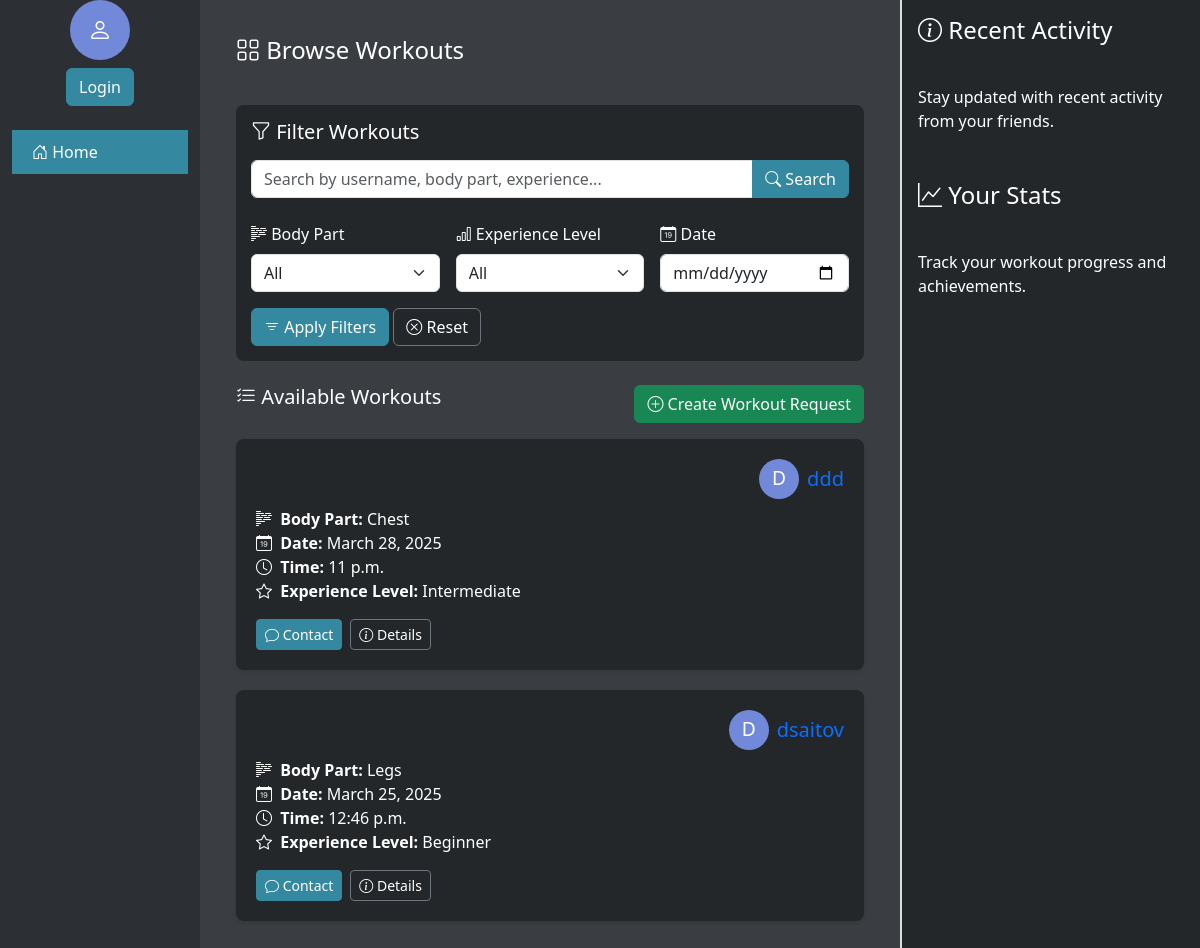
The page / on the database its author committed.
### main/models.py (models this page shows, shortened)
class WorkoutRequest(models.Model):
    user = models.ForeignKey(settings.AUTH_USER_MODEL, on_delete=models.CASCADE, related_name="workout_requests")
    date = models.DateField()
    time = models.TimeField()
    body_part = models.CharField(max_length=100)
    experience_level = models.CharField(max_length=50, choices=[('Beginner', 'Beginner'), ('Intermediate', 'Intermediate'), ('Advanced', 'Advanced')])
    created_at = models.DateTimeField(auto_now_add=True)

class User(AbstractUser):
    name = models.CharField(max_length=200, null=True)
    email = models.EmailField(unique=True, null=True)
    bio = models.TextField(null=True)
    avatar = models.ImageField(null=True, default="avatar.svg")
    profile_picture = models.ImageField(upload_to='profile_images/', null=True, blank=True)
    groups = models.ManyToManyField(
        'auth.Group',
        related_name='main_user_set',
        blank=True,
        help_text='The groups this user belongs to.',
        verbose_name='groups',
    )
    user_permissions = models.ManyToManyField(
        'auth.Permission',
        related_name='main_user_set',
        blank=True,
        help_text='Specific permissions for this user.',
        verbose_name='user permissions',
    )
    USERNAME_FIELD = 'email'
    REQUIRED_FIELDS = ['username']  # Username is required for AbstractUser
    class Meta:
        app_label = 'main'
        db_table = 'main_user'

### main/views.py (the view)
# urls.py: path('', views.index, name='index'),
def index(request):
    workout_requests = WorkoutRequest.objects.all().order_by('-created_at')
    body_part = request.GET.get('body_part')
    experience_level = request.GET.get('experience_level')
    date = request.GET.get('date')
    search_query = request.GET.get('search')
    if body_part and body_part != 'All':
        workout_requests = workout_requests.filter(body_part=body_part)
    if experience_level and experience_level != 'All':
        workout_requests = workout_requests.filter(experience_level=experience_level)
    if date:
        workout_requests = workout_requests.filter(date=date)
    if search_query:
        workout_requests = workout_requests.filter(
            Q(user__username__icontains=search_query) |
            Q(body_part__icontains=search_query) |
            Q(experience_level__icontains=search_query)
        )
    return render(request, 'index.html', {'workout_requests': workout_requests})

### templates/index.html (shortened to what this page needs)
<!DOCTYPE html>
<html lang="en">
<head>
    <link href="https://cdn.jsdelivr.net/npm/bootstrap@5.3.0/dist/css/bootstrap.min.css" rel="stylesheet">
    <link rel="stylesheet" href="https://cdn.jsdelivr.net/npm/bootstrap-icons@1.10.0/font/bootstrap-icons.css">
</head>
<body>
    <div class="container-fluid">
        <div class="row">
            <div class="col-2">
                {% include 'partials/sidebar.html' %}
            </div>
            <div class="col-7 center-column">
                <h4 class="p-3"><i class="bi bi-grid"></i> Browse Workouts</h4>
                <div class="p-3">
                    <div class="filter-section mb-4">
                        <h5 class="mb-3"><i class="bi bi-funnel"></i> Filter Workouts</h5>
                        <form class="row g-3" method="GET">
                            <div class="col-md-12 mb-2">
                                <div class="input-group">
                                    <input type="text" class="form-control" placeholder="Search by username, body part, experience..." name="search" value="{{ request.GET.search|default:'' }}">
                                    <button class="btn btn-primary" type="submit">
                                        <i class="bi bi-search"></i> Search
                                    </button>
                                </div>
                            </div>
                            <div class="col-md-4">
                                <label class="form-label"><i class="bi bi-body-text"></i> Body Part</label>
                                <select class="form-select" name="body_part">
                                    <option value="All" {% if request.GET.body_part == "All" or not request.GET.body_part %}selected{% endif %}>All</option>
                                </select>
                            </div>
                            <div class="col-md-4">
                                <label class="form-label"><i class="bi bi-bar-chart"></i> Experience Level</label>
                                <select class="form-select" name="experience_level">
                                    <option value="All" {% if request.GET.experience_level == "All" or not request.GET.experience_level %}selected{% endif %}>All</option>
                                </select>
                            </div>
                            <div class="col-md-4">
                                <label class="form-label"><i class="bi bi-calendar-date"></i> Date</label>
                                <input type="date" class="form-control" name="date" value="{{ request.GET.date|default:'' }}">
                            </div>
                            <div class="col-12 mt-3">
                                <button type="submit" class="btn btn-primary">
                                    <i class="bi bi-filter"></i> Apply Filters
                                </button>
                                <a href="{% url 'index' %}" class="btn btn-outline-secondary">
                                    <i class="bi bi-x-circle"></i> Reset
                                </a>
                            </div>
                        </form>
                    </div>
                    <div class="d-flex justify-content-between mb-3">
                        <h5><i class="bi bi-list-check"></i> Available Workouts</h5>
                        <a href="{% url 'create_workout_request' %}" class="btn btn-success">
                            <i class="bi bi-plus-circle"></i> Create Workout Request
                        </a>
                    </div>
                    {% for request in workout_requests %}
                        <div class="workout-card">
                            <div class="d-flex align-items-center mb-2">
                                {% if request.user.profile_picture %}
                                    <img src="{{ request.user.profile_picture.url }}" alt="{{ request.user.username }}" class="rounded-circle me-2" style="width: 40px; height: 40px; object-fit: cover;">
                                {% else %}
                                    <div class="profile-circle me-2" style="width: 40px; height: 40px; font-size: 1.2rem;">
                                        {{ request.user.username.0|upper }}
                                    </div>
                                {% endif %}
                                <h5 class="mb-0">
                                    <a href="{% url 'profile' username=request.user.username %}" class="text-decoration-none">
                                        {{ request.user.username }}
                                    </a>
                                </h5>
                            </div>
                            <p class="mb-1">
                                <i class="bi bi-body-text me-1"></i> <strong>Body Part:</strong> {{ request.body_part }}<br>
                                <i class="bi bi-calendar-date me-1"></i> <strong>Date:</strong> {{ request.date }}<br>
                                <i class="bi bi-clock me-1"></i> <strong>Time:</strong> {{ request.time }}<br>
                                <i class="bi bi-star me-1"></i> <strong>Experience Level:</strong> {{ request.experience_level }}
                            </p>
                            <div class="d-flex mt-3">
                                {% if request.user == user %}
                                    <a href="{% url 'edit_workout_request' workout_id=request.id %}" class="btn btn-sm btn-warning me-2">
                                        <i class="bi bi-pencil"></i> Edit
                                    </a>
                                    <a href="{% url 'delete_workout_request' workout_id=request.id %}" class="btn btn-sm btn-danger me-2">
                                        <i class="bi bi-trash"></i> Delete
                                    </a>
                                {% else %}
                                    <a href="{% url 'conversation' username=request.user.username %}" class="btn btn-sm btn-primary me-2">
                                        <i class="bi bi-chat"></i> Contact
                                    </a>
                                {% endif %}
                                <button class="btn btn-sm btn-outline-secondary">
                                    <i class="bi bi-info-circle"></i> Details
                                </button>
                            </div>
                        </div>
                    {% empty %}
                        <div class="text-center py-5">
                            <i class="bi bi-calendar2-x" style="font-size: 3rem; color: #ccc;"></i>
                            <p class="mt-3">No workout requests available.</p>
                            <a href="{% url 'create_workout_request' %}" class="btn btn-primary mt-2">Create your first request</a>
                        </div>
                    {% endfor %}
                </div>
            </div>
            <div class="col-3 right-column">
                <div class="right-top">
                    <h4 class="p-3"><i class="bi bi-info-circle"></i> Recent Activity</h4>
                    <div class="p-3">
                        <p>Stay updated with recent activity from your friends.</p>
                    </div>
                </div>
                <div class="right-bottom">
                    <h4 class="p-3"><i class="bi bi-graph-up"></i> Your Stats</h4>
                    <div class="p-3">
                        <p>Track your workout progress and achievements.</p>
                    </div>
                </div>
            </div>
        </div>
    </div>
</body>
</html>

### templates/index.html (style rules this page uses)
body { background-color: #2C2F33; color: #ffffff; }
.center-column { background-color: #3A3D42; color: #ffffff; min-height: 100vh; padding: 20px; }
.right-column { background-color: #23272A; color: #ffffff; min-height: 100vh; border-left: 2px solid #ddd; padding: 0; }
.btn-primary, .nav-link.active { background-color: #3488A0; border-color: #3488A0; }
.btn-primary, .btn-outline-secondary, .btn-success, .btn-warning, .btn-danger, .btn-primary:hover, .btn-outline-secondary:hover { color: #ffffff !important; }
.profile-circle { background-color: #007bff; color: white; border-radius: 50%; display: flex; align-items: center; justify-content: center; }
.filter-section { background-color: #23272A; color: #ffffff; border-radius: 8px; padding: 15px; margin-bottom: 20px; }
.workout-card { background-color: #23272A; color: #ffffff; border-radius: 8px; padding: 20px; margin-bottom: 20px; box-shadow: 0 2px 4px rgba(0, 0, 0, 0.1); transition: transform 0.2s; }

### templates/partials/sidebar.html (style rules this page uses)
.profile-circle { background-color: #7289DA; color: white; border-radius: 50%; display: flex; align-items: center; justify-content: center; font-size: 1.5rem; width: 60px; height: 60px; margin: 0 auto; }

### rows shown on the page
WorkoutRequest: user.username.0 "D", user.username "ddd", body_part "Chest", date "March 28, 2025", time "11 p.m.", experience_level "Intermediate", shows "Contact"
WorkoutRequest: user.username.0 "D", user.username "dsaitov", body_part "Legs", date "March 25, 2025", time "12:46 p.m.", experience_level "Beginner", shows "Contact"
